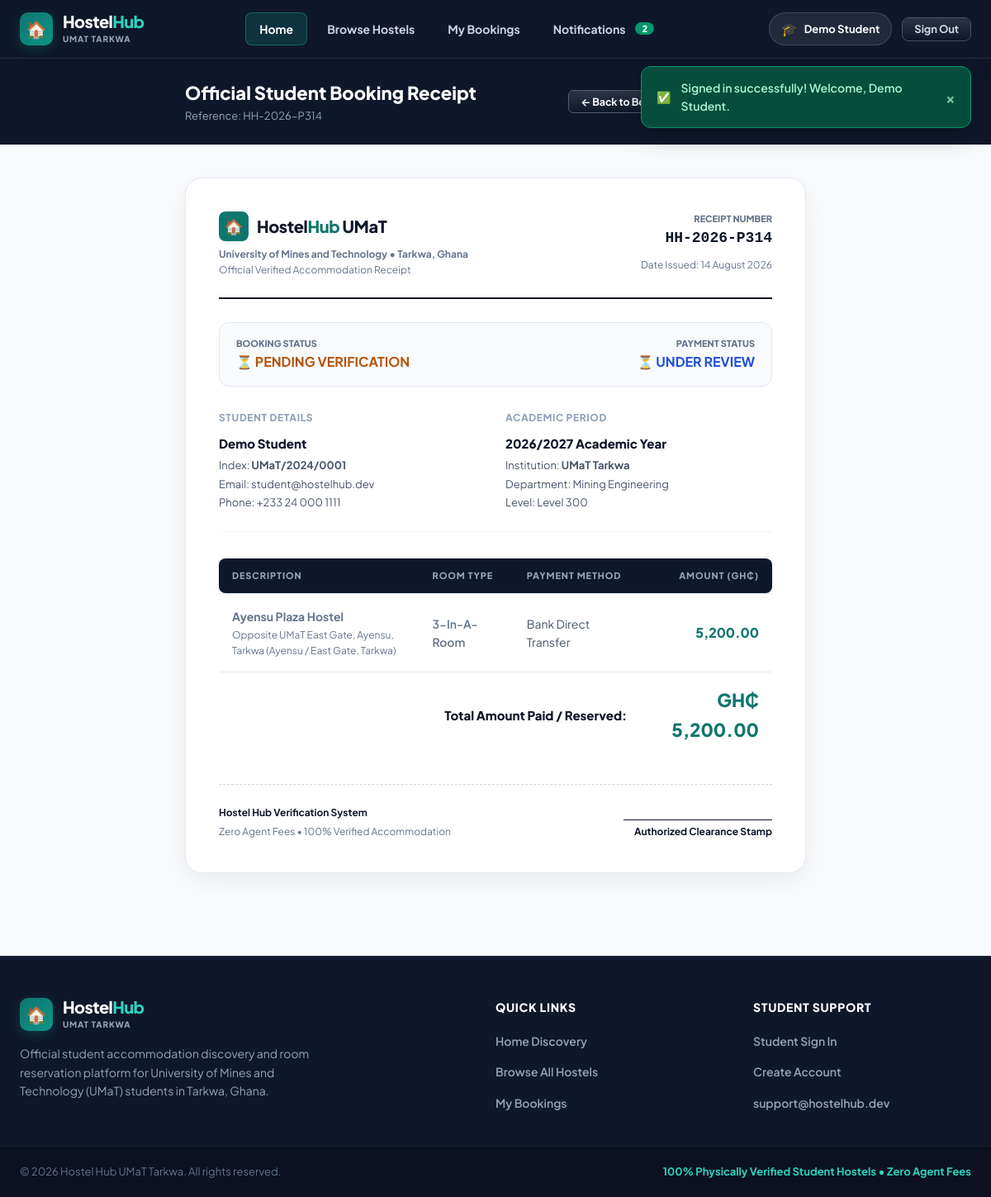
Screenshot of /CEISCY_SUBMISSION/booking-details.php?id=2 (signed in) with the database file from the repository.
### tables this page shows
CREATE TABLE `students` (
  `id` INT AUTO_INCREMENT PRIMARY KEY,
  `name` VARCHAR(100) NOT NULL,
  `email` VARCHAR(120) NOT NULL UNIQUE,
  `password_hash` VARCHAR(255) NOT NULL,
  `phone` VARCHAR(30) NOT NULL,
  `student_index` VARCHAR(50) DEFAULT '',
  `institution` VARCHAR(120) DEFAULT 'University of Mines and Technology (UMaT)',
  `faculty` VARCHAR(100) DEFAULT 'Faculty of Engineering',
  `department` VARCHAR(100) DEFAULT 'Mining Engineering',
  `level` VARCHAR(50) DEFAULT 'Level 300',
  `created_at` DATETIME DEFAULT CURRENT_TIMESTAMP
);

CREATE TABLE `bookings` (
  `id` INT AUTO_INCREMENT PRIMARY KEY,
  `booking_reference` VARCHAR(50) NOT NULL UNIQUE,
  `student_id` INT NOT NULL,
  `hostel_id` INT NOT NULL,
  `room_id` INT DEFAULT NULL,
  `room_type` VARCHAR(50) NOT NULL,
  `amount` DECIMAL(10,2) NOT NULL,
  `status` ENUM('pending', 'confirmed', 'cancelled') NOT NULL DEFAULT 'pending',
  `payment_status` ENUM('unpaid', 'pending_verification', 'paid') NOT NULL DEFAULT 'unpaid',
  `payment_method` VARCHAR(50) DEFAULT 'MTN Mobile Money',
  `payment_proof` VARCHAR(255) DEFAULT NULL,
  `transaction_ref` VARCHAR(100) DEFAULT NULL,
  `check_in_period` VARCHAR(50) DEFAULT '2026/2027 Academic Year',
  `created_at` DATETIME DEFAULT CURRENT_TIMESTAMP,
  FOREIGN KEY (`student_id`) REFERENCES `students`(`id`) ON DELETE CASCADE,
  FOREIGN KEY (`hostel_id`) REFERENCES `hostels`(`id`) ON DELETE CASCADE
);

CREATE TABLE `hostels` (
  `id` INT AUTO_INCREMENT PRIMARY KEY,
  `location_id` INT DEFAULT NULL,
  `name` VARCHAR(120) NOT NULL,
  `location_name` VARCHAR(100) NOT NULL,
  `address` VARCHAR(255) NOT NULL,
  `price_per_year` DECIMAL(10,2) NOT NULL,
  `distance_km` DECIMAL(4,2) DEFAULT 1.00,
  `maps_url` TEXT,
  `facilities` TEXT COMMENT 'Comma separated list of facilities',
  `description` TEXT,
  `photos` TEXT COMMENT 'Comma separated list of image URLs',
  `is_published` TINYINT(1) DEFAULT 1,
  `created_at` DATETIME DEFAULT CURRENT_TIMESTAMP,
  FOREIGN KEY (`location_id`) REFERENCES `locations`(`id`) ON DELETE SET NULL
);

### CEISCY_SUBMISSION/includes/auth.php (called while the page is built, shortened)
<?php
function get_logged_in_student() {
    $db = getDB();
    $stmt = $db->prepare("SELECT id, name, email, phone, student_index, institution, faculty, department, level, created_at FROM students WHERE id = :id");
    $stmt->execute([':id' => $_SESSION['student_id']]);
    return $stmt->fetch() ?: null;
}

### CEISCY_SUBMISSION/includes/functions.php (called while the page is built, shortened)
<?php
function format_currency($amount) {
    return 'GH₵ ' . number_format((float)$amount, 2);
}
function sanitize($data) {
    return htmlspecialchars(trim((string)$data), ENT_QUOTES, 'UTF-8');
}
function get_unread_notifications_count($student_id) {
    $db = getDB();
    $stmt = $db->prepare("SELECT COUNT(*) AS cnt FROM notifications WHERE student_id = :sid AND is_read = 0");
    $stmt->execute([':sid' => $student_id]);
    $res = $stmt->fetch();
    return (int)($res['cnt'] ?? 0);
}

### CEISCY_SUBMISSION/booking-details.php (the view, shortened to what this page needs)
<?php
require_once __DIR__ . '/includes/auth.php';
require_once __DIR__ . '/includes/functions.php';
$student = get_logged_in_student();
$db = getDB();
$bookingId = isset($_GET['id']) ? (int)$_GET['id'] : 0;
$stmt = $db->prepare("SELECT b.*, h.name as hostel_name, h.location_name, h.address, h.distance_km FROM bookings b JOIN hostels h ON b.hostel_id = h.id WHERE b.id = :id AND b.student_id = :sid");
$stmt->execute([':id' => $bookingId, ':sid' => $student['id']]);
$b = $stmt->fetch();
require_once __DIR__ . '/includes/header.php';
require_once __DIR__ . '/includes/navbar.php';
?>
<div class="no-print" style="background: #0F172A; color: #FFFFFF; padding: 24px 0;">
  <div class="container" style="max-width: 800px; margin: 0 auto; padding: 0 24px; display: flex; justify-content: space-between; align-items: center; flex-wrap: wrap; gap: 12px;">
    <div>
      <h1 style="font-size: 22px; font-weight: 900;">Official Student Booking Receipt</h1>
      <p style="color: #94A3B8; font-size: 13px;">Reference: <?= sanitize($b['booking_reference']) ?></p>
    </div>
    <div style="display: flex; gap: 10px;">
      <a href="<?= BASE_URL ?>bookings.php" class="btn btn-outline btn-sm" style="color: #FFF; border-color: rgba(255,255,255,0.3);">← Back to Bookings</a>
      <button id="printReceiptBtn" class="btn btn-primary btn-sm" style="padding: 8px 18px; font-weight: 700;">🖨️ Print Receipt</button>
    </div>
  </div>
</div>
<main style="padding: 40px 0; background: #F8FAFC; min-height: 80vh;">
  <div class="container" style="max-width: 800px; margin: 0 auto; padding: 0 24px;">
    <div class="receipt-card" style="background: #FFFFFF; border: 1px solid #E2E8F0; border-radius: 20px; padding: 40px; box-shadow: 0 10px 30px rgba(15,23,42,0.06); position: relative;">
      <div style="display: flex; justify-content: space-between; align-items: flex-start; padding-bottom: 24px; border-bottom: 2px solid #0F172A; margin-bottom: 28px; flex-wrap: wrap; gap: 16px;">
        <div>
          <div style="display: flex; align-items: center; gap: 10px; margin-bottom: 6px;">
            <div style="width: 36px; height: 36px; background: #0F766E; border-radius: 8px; display: grid; place-items: center; font-size: 18px; color: #FFF;">🏠</div>
            <span style="font-size: 20px; font-weight: 900; color: #0F172A; letter-spacing: -0.02em;">Hostel<span style="color: #0F766E;">Hub</span> UMaT</span>
          </div>
          <p style="font-size: 12px; color: #64748B; font-weight: 700;">University of Mines and Technology • Tarkwa, Ghana</p>
          <p style="font-size: 12px; color: #64748B;">Official Verified Accommodation Receipt</p>
        </div>
        <div style="text-align: right;">
          <span style="font-size: 11px; font-weight: 800; color: #64748B; text-transform: uppercase; display: block;">RECEIPT NUMBER</span>
          <span style="font-size: 18px; font-weight: 900; font-family: monospace; color: #0F172A; display: block; margin-bottom: 4px;"><?= sanitize($b['booking_reference']) ?></span>
          <span style="font-size: 12px; color: #64748B;">Date Issued: <?= date('d F Y', strtotime($b['created_at'])) ?></span>
        </div>
      </div>
      <div style="display: flex; justify-content: space-between; align-items: center; background: #F8FAFC; border: 1px solid #E2E8F0; border-radius: 12px; padding: 16px 20px; margin-bottom: 28px;">
        <div>
          <span style="font-size: 11px; font-weight: 800; color: #64748B; text-transform: uppercase; display: block;">BOOKING STATUS</span>
          <strong style="font-size: 16px; color: <?= $b['status'] === 'confirmed' ? '#047857' : '#B45309' ?>; text-transform: uppercase;">
            <?= $b['status'] === 'confirmed' ? '✓ CONFIRMED RESERVATION' : '⏳ PENDING VERIFICATION' ?>
          </strong>
        </div>
        <div style="text-align: right;">
          <span style="font-size: 11px; font-weight: 800; color: #64748B; text-transform: uppercase; display: block;">PAYMENT STATUS</span>
          <strong style="font-size: 16px; color: <?= $b['payment_status'] === 'paid' ? '#047857' : '#1D4ED8' ?>; text-transform: uppercase;">
            <?= $b['payment_status'] === 'paid' ? '● FULLY PAID' : '⏳ UNDER REVIEW' ?>
          </strong>
        </div>
      </div>
      <div style="display: grid; grid-template-columns: 1fr 1fr; gap: 24px; margin-bottom: 32px; padding-bottom: 24px; border-bottom: 1px solid #F1F5F9;">
        <div>
          <h4 style="font-size: 12px; font-weight: 800; color: #94A3B8; text-transform: uppercase; margin-bottom: 10px; letter-spacing: 0.05em;">Student Details</h4>
          <p style="font-size: 15px; font-weight: 800; color: #0F172A; margin-bottom: 4px;"><?= sanitize($student['name']) ?></p>
          <p style="font-size: 13px; color: #475569; margin-bottom: 2px;">Index: <strong><?= sanitize($student['student_index'] ?: 'UMaT Student') ?></strong></p>
          <p style="font-size: 13px; color: #475569; margin-bottom: 2px;">Email: <?= sanitize($student['email']) ?></p>
          <p style="font-size: 13px; color: #475569;">Phone: <?= sanitize($student['phone']) ?></p>
        </div>
        <div>
          <h4 style="font-size: 12px; font-weight: 800; color: #94A3B8; text-transform: uppercase; margin-bottom: 10px; letter-spacing: 0.05em;">Academic Period</h4>
          <p style="font-size: 15px; font-weight: 800; color: #0F172A; margin-bottom: 4px;"><?= sanitize($b['check_in_period']) ?></p>
          <p style="font-size: 13px; color: #475569; margin-bottom: 2px;">Institution: <strong>UMaT Tarkwa</strong></p>
          <p style="font-size: 13px; color: #475569; margin-bottom: 2px;">Department: <?= sanitize($student['department']) ?></p>
          <p style="font-size: 13px; color: #475569;">Level: <?= sanitize($student['level']) ?></p>
        </div>
      </div>
      <table style="width: 100%; border-collapse: collapse; margin-bottom: 32px;">
        <thead>
          <tr style="background: #0F172A; color: #FFFFFF; font-size: 12px; text-transform: uppercase; letter-spacing: 0.05em; text-align: left;">
            <th style="padding: 12px 16px; border-radius: 8px 0 0 8px;">Description</th>
            <th style="padding: 12px 16px;">Room Type</th>
            <th style="padding: 12px 16px;">Payment Method</th>
            <th style="padding: 12px 16px; text-align: right; border-radius: 0 8px 8px 0;">Amount (GH₵)</th>
          </tr>
        </thead>
        <tbody>
          <tr style="border-bottom: 1px solid #E2E8F0; font-size: 14px; color: #0F172A;">
            <td style="padding: 16px;">
              <strong><?= sanitize($b['hostel_name']) ?></strong>
              <span style="display: block; font-size: 12px; color: #64748B; margin-top: 2px;"><?= sanitize($b['address']) ?> (<?= sanitize($b['location_name']) ?>)</span>
            </td>
            <td style="padding: 16px; text-transform: capitalize; font-weight: 600;"><?= sanitize($b['room_type']) ?></td>
            <td style="padding: 16px; color: #475569;"><?= sanitize($b['payment_method']) ?></td>
            <td style="padding: 16px; text-align: right; font-weight: 800; font-size: 16px; color: #0F766E;"><?= number_format($b['amount'], 2) ?></td>
          </tr>
        </tbody>
        <tfoot>
          <tr>
            <td colspan="3" style="padding: 16px; text-align: right; font-weight: 800; font-size: 15px; color: #0F172A;">Total Amount Paid / Reserved:</td>
            <td style="padding: 16px; text-align: right; font-weight: 900; font-size: 22px; color: #0F766E;"><?= format_currency($b['amount']) ?></td>
          </tr>
        </tfoot>
      </table>
      <div style="display: flex; justify-content: space-between; align-items: flex-end; padding-top: 24px; border-top: 1px dashed #CBD5E1; font-size: 12px; color: #64748B;">
        <div>
          <p style="font-weight: 700; color: #0F172A; margin-bottom: 4px;">Hostel Hub Verification System</p>
          <p>Zero Agent Fees • 100% Verified Accommodation</p>
        </div>
        <div style="text-align: right;">
          <div style="border-bottom: 1px solid #0F172A; width: 180px; margin-bottom: 4px;"></div>
          <p style="font-weight: 700; color: #0F172A;">Authorized Clearance Stamp</p>
        </div>
      </div>
    </div>
  </div>
</main>
<?php require_once __DIR__ . '/includes/footer.php'; ?>

### CEISCY_SUBMISSION/includes/navbar.php (shortened to what this page needs)
<?php
require_once __DIR__ . '/auth.php';
require_once __DIR__ . '/functions.php';
$student = get_logged_in_student();
$unread = $student ? get_unread_notifications_count($student['id']) : 0;
$activePage = $active_page ?? 'home';
?>
<header class="app-header">
  <div class="header-inner container">
    <a href="<?= BASE_URL ?>index.php" class="brand">
      <div class="brand-icon">🏠</div>
      <div class="brand-text">
        <span class="brand-title">Hostel<span class="brand-accent">Hub</span></span>
        <span class="brand-subtitle">UMaT Tarkwa</span>
      </div>
    </a>
    <nav class="nav-links">
      <a href="<?= BASE_URL ?>index.php" class="nav-link <?= $activePage === 'home' ? 'active' : '' ?>">
        <span>Home</span>
      </a>
      <a href="<?= BASE_URL ?>hostels.php" class="nav-link <?= $activePage === 'hostels' ? 'active' : '' ?>">
        <span>Browse Hostels</span>
      </a>
      <?php if ($student): ?>
        <a href="<?= BASE_URL ?>bookings.php" class="nav-link <?= $activePage === 'bookings' ? 'active' : '' ?>">
          <span>My Bookings</span>
        </a>
        <a href="<?= BASE_URL ?>notifications.php" class="nav-link <?= $activePage === 'notifications' ? 'active' : '' ?>">
          <span>Notifications</span>
          <?php if ($unread > 0): ?>
            <span class="nav-badge"><?= $unread ?></span>
          <?php endif; ?>
        </a>
      <?php endif; ?>
    </nav>
    <div class="header-actions">
      <?php if ($student): ?>
        <div class="user-menu">
          <a href="<?= BASE_URL ?>profile.php" class="user-pill" title="View Student Profile">
            <span class="user-avatar">🎓</span>
            <span class="user-name"><?= sanitize($student['name']) ?></span>
          </a>
          <a href="<?= BASE_URL ?>logout.php" class="btn btn-outline btn-sm btn-logout">Sign Out</a>
        </div>
      <?php else: ?>
        <a href="<?= BASE_URL ?>login.php" class="btn btn-ghost">Sign In</a>
        <a href="<?= BASE_URL ?>register.php" class="btn btn-primary">Create Account</a>
      <?php endif; ?>
    </div>
  </div>
</header>

### rows the page displays
students: name "Demo Student", student_index "UMaT/2024/0001", email "student@hostelhub.dev", phone "+233 24 000 1111", department "Mining Engineering", level "Level 300"
bookings: booking_reference "HH-2026-P314", created_at "14 August 2026", check_in_period "2026/2027 Academic Year", hostel.name "Ayensu Plaza Hostel", hostel.address "Opposite UMaT East Gate, Ayensu, Tarkwa", hostel.location_name "Ayensu / East Gate, Tarkwa", room_type "3-In-A-Room", payment_method "Bank Direct Transfer", amount "5,200.00", amount "GH₵ 5,200.00"

### other values shown
$unread "2"
$msg "Signed in successfully! Welcome, Demo Student."
